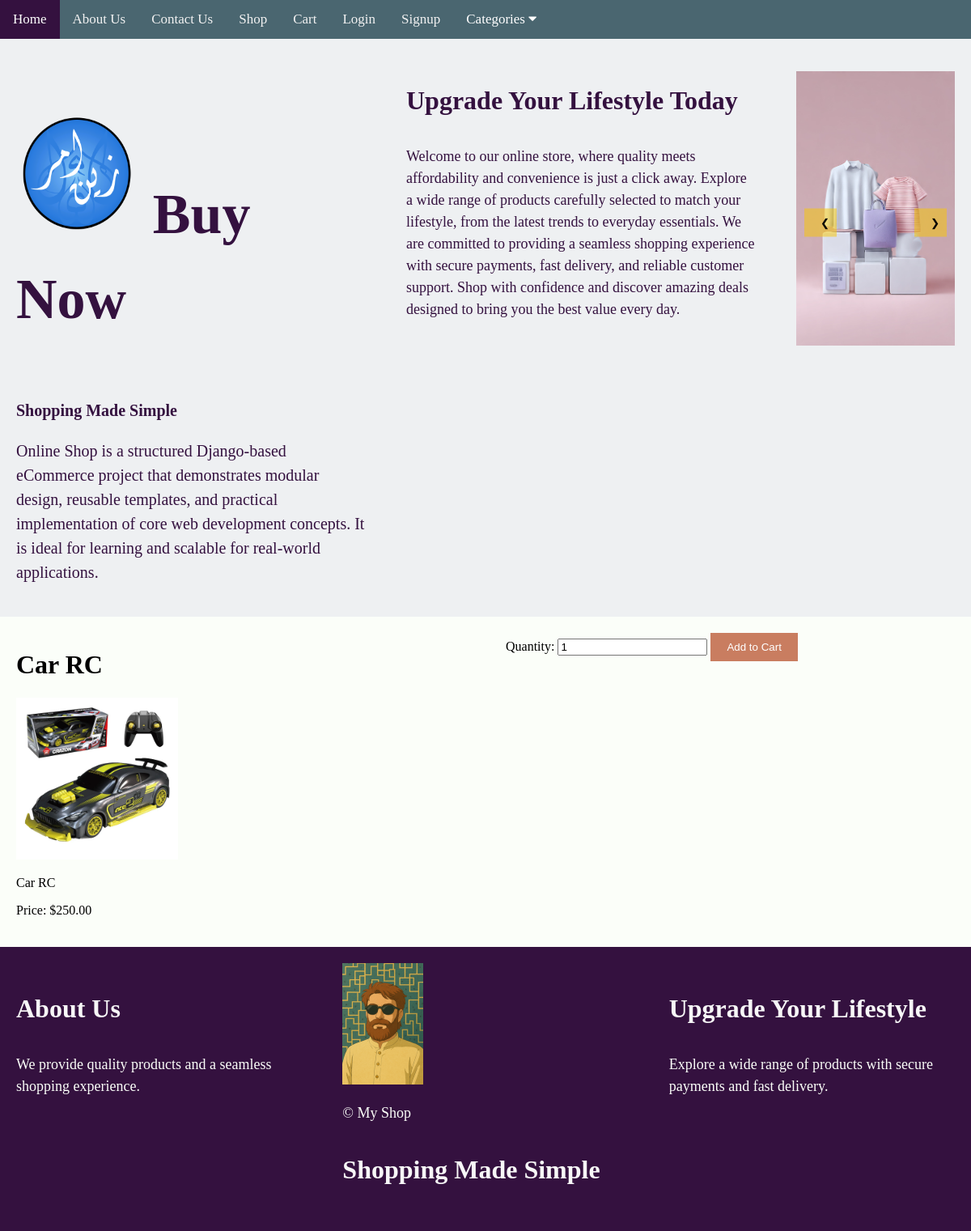
Page /shop/car-rc/ on the committed database.
### shop/models.py (models this page shows, shortened)
class Product(models.Model):
    category = models.ForeignKey(
        Category,
        related_name='products', # Allows you to access products from a category instance (e.g., category.products.all())
        on_delete=models.CASCADE, # If a category is deleted, all its products are also deleted
        null=True,   # Allows products to initially exist without a category (useful for migration)
        blank=True   # Allows the category field to be blank in forms
    )
    name = models.CharField(max_length=200, db_index=True)
    slug = models.SlugField(max_length=200, db_index=True, unique=True)
    description = models.TextField(blank=True)
    price = models.DecimalField(max_digits=10, decimal_places=2)
    image = models.ImageField(upload_to='products/%Y/%m/%d/', blank=True, null=True) # Organizes uploads by date
    available = models.BooleanField(default=True)
    created = models.DateTimeField(auto_now_add=True) # Automatically sets creation timestamp
    updated = models.DateTimeField(auto_now=True) # Automatically updates timestamp on every save
    class Meta:
        ordering = ('name',) # Order products alphabetically by name
        indexes = [
            Index(fields=['id', 'slug']), # Composite index for ID and slug
            Index(fields=['name']),      # Index on the product name
            Index(fields=['-created']),  # Index for ordering by creation date (e.g., for "new arrivals")
        ]
    def save(self, *args, **kwargs):
        if not self.slug:
            self.slug = slugify(self.name)
        super().save(*args, **kwargs)

### shop/views.py (the view)
# urls.py: path('<slug:slug>/', views.product_detail, name='product_detail'), # <--- MOVED THIS UP
def product_detail(request, slug):
    product = get_object_or_404(Product, slug=slug)
    categories = Category.objects.all()
    return render(request, 'shop/product_detail.html', {
        'product': product,
        'categories': categories # <-- Pass categories to product_detail as well
    })

### shop/templates/shop/product_detail.html (shortened to what this page needs)
{% extends "shop/base.html" %}
{% block content %}
<div class="row-2 content-grid bg-x5">
    <div class="grid-item-1">
        <h1>{{ product.name }}</h1>
        <img src="{{ product.image.url }}" width="200">
        <p>{{ product.description }}</p>
        <p>Price: ${{ product.price }}</p>
    </div>
    <div class="grid-item-1">
        <form action="{% url 'add_to_cart' product.slug %}" method="post">
            <label>Quantity:</label>
            <input type="number" name="quantity" value="1" min="1">
            <button type="submit">Add to Cart</button>
        </form>
    </div>
</div>
{% endblock %}

### static/css/home.css (style rules this page uses)
body { background-color:#D4D6CA ; font-family: Georgia, 'Times New Roman', Times, serif; padding: 0px; margin: 0px; }
.bg-x5 { background-color: #FBFEF9; }
button { background-color: #C97D60; color: white; border: none; padding: 10px 20px; cursor: pointer; }
.content-grid { display: grid; gap: 10px; }
.grid-item-1 { padding:10px; margin: 10px; text-align: left; }
.row-1, .row-2, .row-3, .row-4 { display: grid; }
@media screen and (min-width: 768px) { .row-2 { grid-template-columns: 1fr 1fr; } }

### rows in the picture
Product: name "Car RC", image (picture), description "Car RC", price "250.00"
